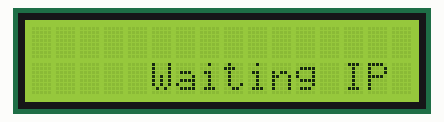
A sketch run on a simulated Arduino Uno, built with avr-gcc and run on an emulated ATmega328P. Shown: 16×2 character LCD. WiFi joins after 1.5 s; servers stay silent unless stated; what the sketch prints to the serial monitor is not drawn.

Above: at 0.1 s.
At 1.6 s:
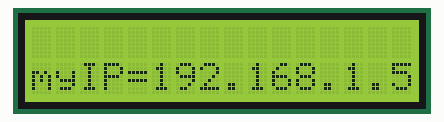
At 4.5 s:
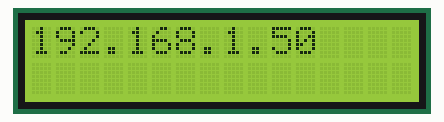

Measured:
- what the display in image 1 shows lasts 2.9 s, from 1.6 s to 4.5 s

The sketch:

This_code_prints_local_IP.ino
```cpp
#include <LiquidCrystal.h>
#include <Ethernet.h>
#include <PubSubClient.h>
#include <TimerOne.h>
#include <Keypad.h>

////////////////////////////////////////////////////////////////////////////////////////////////////////
const int rs = 37, en = 36, d4 = 35, d5 = 34, d6 = 33, d7 = 32;
LiquidCrystal lcd(rs, en, d4, d5, d6, d7); //set up lcd
////////////////////////////////////////////////////////////////////////////////////////////////////////
const byte ROWS = 4;
const byte COLS = 4;

char hexaKeys[ROWS][COLS] = {
  {'1', '2', '3', 'A'},
  {'4', '5', '6', 'B'},
  {'7', '8', '9', 'C'},
  {'*', '0', '#', 'D'}
};

byte pin_rows[ROWS] = {2, 3, 4, 5}; //connect to the row pinouts of the keypad
byte pin_column[COLS] = {6, 7, 8, 9}; //connect to the column pinouts of the keypad

Keypad customKeypad = Keypad(makeKeymap(hexaKeys), pin_rows, pin_column, ROWS, COLS); //set up keypad
////////////////////////////////////////////////////////////////////////////////////////////////////////

EthernetClient ethClient;                               // Ethernet object var

void fetch_IP(void);

#define  mac_6    0x73
static uint8_t mymac[6] = { 0x44,0x76,0x58,0x10,0x00,mac_6 };

void setup() {
  Serial.begin(9600);
  lcd.begin(16, 2);
  lcd.setCursor(0,0);
  Serial.println("Start 20.3.2023");
  fetch_IP();
}

void loop() {
  delay(1400);
  lcd.clear();
  lcd.print(Ethernet.localIP());
  }

void fetch_IP(void)
{
  byte rev=1;

  lcd.setCursor(0,1);
  lcd.print("     Waiting IP     ");

  rev=Ethernet.begin( mymac);                  // get IP number

  Serial.print( F("\nW5100 Revision ") );

  if ( rev == 0){
    Serial.println( F( "Failed to access Ethernet controller" ) );
    lcd.setCursor(0,0); lcd.print(" Ethernet failed   ");
  }

  Serial.println( F( "Setting up DHCP" ));
  Serial.print("Connected with IP: ");
  Serial.println(Ethernet.localIP());

  lcd.setCursor(0,1);
  //         012345678901234567890
  lcd.print("                     ");

  lcd.setCursor(0,1);
  lcd.print("myIP=");
  lcd.print(Ethernet.localIP());
  delay(1500);
}
```
